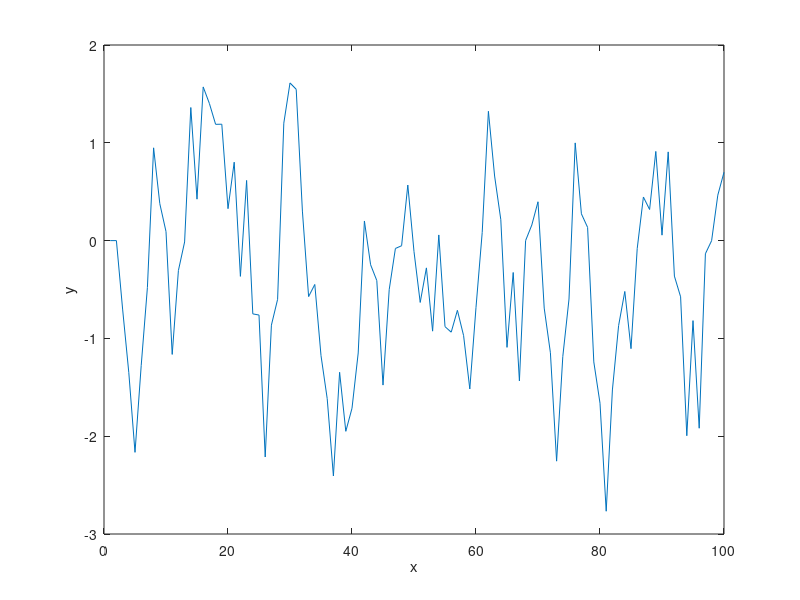
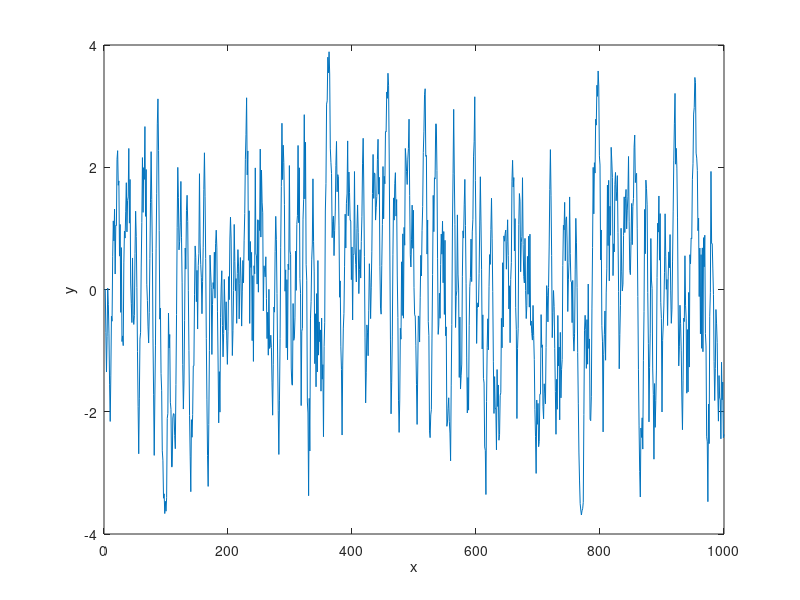
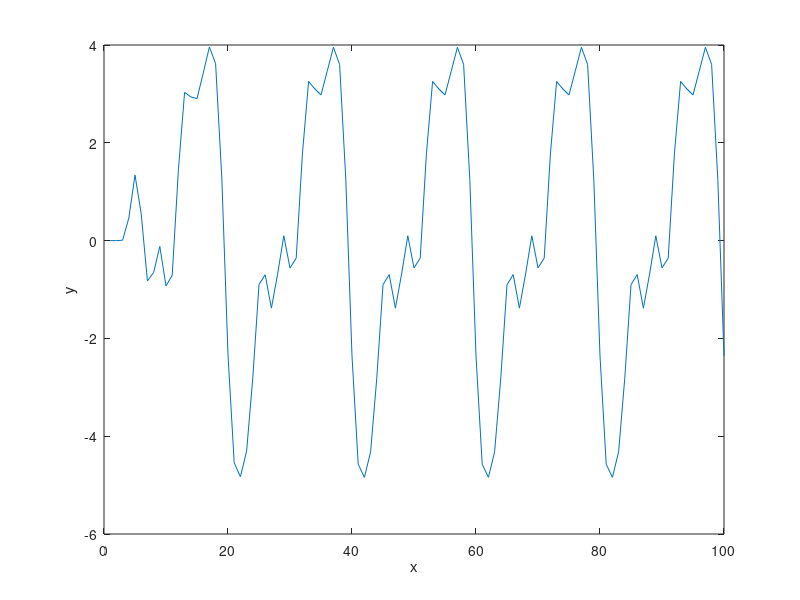
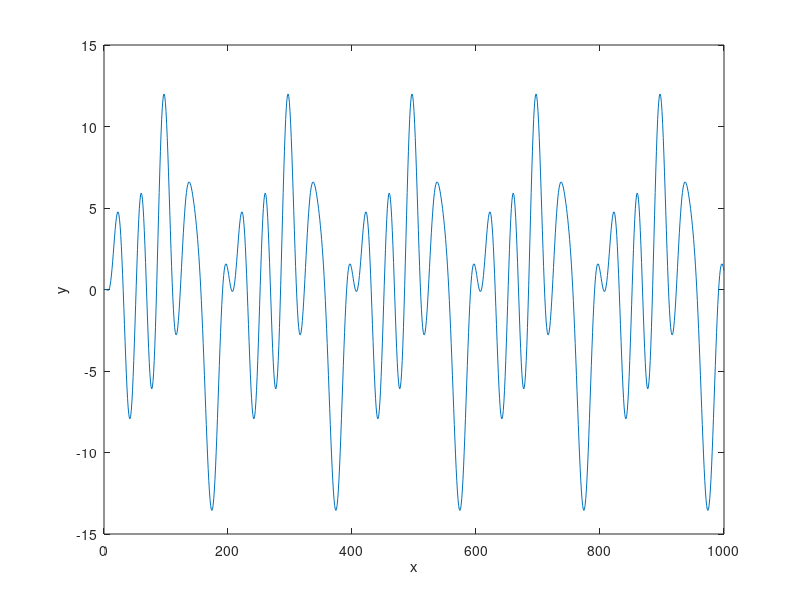

Write the MATLAB code that produced these figures, in order. (Note: this script raises an error after producing the figures.)
clear all
clc
%% Zad1
A = 1;
t = 0:1:99;
t2 = 0:0.1:99.9;
p100 = (rand(1,100)-0.5)*2;
p1000 = (rand(1,1000)-0.5)*2;
p100(p100<0) = -A;
p100(p100>=0) = A;
p1000(p1000<0) = -A;
p1000(p1000>=0) = A;
fazy = load("fazy.mat");
fazy = fazy.fazy;
% fazy1 = 2* pi * rand( 6 , 100 );
% fazy2 = 2* pi * rand( 6 , 1000 );
psin = A*sin(pi*t*0.1 + fazy(1)) + A*sin(pi*t*0.2+ fazy(2)) + A*sin(pi*t*0.3+ fazy(3)) + A*sin(pi*t*0.4+ fazy(4)) + A*sin(pi*t*0.5+ fazy(5)) + A*sin(pi*t*0.6+ fazy(6));
psin1000 = A*sin(pi*t2*0.1 + fazy(1)) + A*sin(pi*t2*0.2+ fazy(2)) + A*sin(pi*t2*0.3+ fazy(3)) + A*sin(pi*t2*0.4+ fazy(4)) + A*sin(pi*t2*0.5+ fazy(5)) + A*sin(pi*t2*0.6+ fazy(6));
%% Zad2
A = [ 1 -0.5 -0.7 0.5]; 
B = [ 0 0 0.7 0.3];
y100 = filter(B,A,p100);
figure(1)
plot(y100);
xlabel('x')
ylabel('y')
y1000 = filter(B,A,p1000);
figure(2)
plot(y1000)
xlabel('x')
ylabel('y')
ysin = filter(B,A,psin);
figure(3)
plot(ysin)
xlabel('x')
ylabel('y')
ysin1000 = filter(B,A,psin1000);
figure(4)
plot(ysin1000)
xlabel('x')
ylabel('y')
w100  = y100 + randn(size(y100))  * sqrt(0.1 * var(y100));
w1000 = y1000 + randn(size(y1000)) * sqrt(0.1 * var(y1000));
wsin  = ysin + randn(size(ysin))  * sqrt(0.1 * var(ysin));
wsin1000  = ysin1000 + randn(size(ysin1000))  * sqrt(0.1 * var(ysin1000));
%% Zad3
M =length(y100);
N = 15;
U = zeros(M-N+1, N);
for k = N:M
   U(k-N+1,:) = p100(k:-1:k-N+1);
end
y = w100(N:M)';   
b100 = (U' * U) \ (U' * y);
impulosowaPrawdziwa = impz(B, A, N); 
J100 = sum((b100 - impulosowaPrawdziwa).^2);
[Ryu, ~] = xcorr(w100, p100, 'unbiased');
[Ruu, ~] = xcorr(p100, p100, 'unbiased');
Ruu_matrix = toeplitz(Ruu(length(p100):length(p100)+N-1));
Ryu_vector = Ryu(length(p100):length(p100)+N-1)';
kore100 = Ruu_matrix \ Ryu_vector;
J100kore = sum((kore100 - impulosowaPrawdziwa).^2);
x = (0:N-1)';
figure(5)
stem(x,impulosowaPrawdziwa, 'b');
hold on;
stem(x,b100, 'r--');
stem(x,kore100,'o:')
legend('Wzorzec','MNK','Korelacyjna');
xlabel('n'); ylabel('h[n]');
M =length(y1000);
%N = 10;
U = zeros(M-N+1, N);
for k = N:M
   U(k-N+1,:) = p1000(k:-1:k-N+1);
end
y = w1000(N:M)';   
b1000 = (U' * U) \ (U' * y);
impulosowaPrawdziwa = impz(B, A, N); 
J1000 = sum((b1000 - impulosowaPrawdziwa).^2);
[Ryu, ~] = xcorr(w1000, p1000, 'unbiased');
[Ruu, ~] = xcorr(p1000, p1000, 'unbiased');
Ruu_matrix = toeplitz(Ruu(length(p1000):length(p1000)+N-1));
Ryu_vector = Ryu(length(p1000):length(p1000)+N-1)';
kore1000 = Ruu_matrix \ Ryu_vector;
J1000kore = sum((kore1000 - impulosowaPrawdziwa).^2)/N;
%D1000 = sum((U*b1000-y).^2)/1000;
x = (0:N-1)';
figure(6)
stem(x,impulosowaPrawdziwa, 'b');
hold on;
stem(x,b1000, 'r--');
stem(x,kore1000,'o:')
legend('Wzorzec', 'MNK','Korelacyjna');
xlabel('n');
ylabel('h[n]');
M =length(ysin);
%N = 10;
U = zeros(M-N+1, N);
for k = N:M
   U(k-N+1,:) = psin(k:-1:k-N+1);
end
 
y = wsin(N:M)';   
bsin = (U' * U) \ (U' * y);
impulosowaPrawdziwa = impz(B, A, N); 
Jsin100 = sum((bsin - impulosowaPrawdziwa).^2);
[Ryu, ~] = xcorr(wsin, psin, 'unbiased');
[Ruu, ~] = xcorr(psin, psin, 'unbiased');
Ruu_matrix = toeplitz(Ruu(length(psin):length(psin)+N-1));
Ryu_vector = Ryu(length(psin):length(psin)+N-1)';
koresin = Ruu_matrix \ Ryu_vector;
Jsinkore = sum((koresin - impulosowaPrawdziwa).^2);
x = (0:N-1)';
figure(7)
stem(x,impulosowaPrawdziwa, 'b');
hold on;
stem(x,bsin, 'r--');
stem(x,koresin,'o:')
legend('Wzorzec','MNK','Korelacyjna');
xlabel('n'); ylabel('h[n]');
M =length(ysin1000);
%N = 10;
U = zeros(M-N+1, N);
for k = N:M
   U(k-N+1,:) = psin1000(k:-1:k-N+1);
end
y = wsin1000(N:M)';  


bsin1000 = (U' * U) \ (U' * y);
impulosowaPrawdziwa = impz(B, A, N); 
Jsin1000 = sum((bsin1000 - impulosowaPrawdziwa).^2);
[Ryu, ~] = xcorr(wsin1000, psin1000, 'unbiased');
[Ruu, ~] = xcorr(psin1000, psin1000, 'unbiased');
Ruu_matrix = toeplitz(Ruu(length(psin1000):length(psin1000)+N-1));
Ryu_vector = Ryu(length(psin1000):length(psin1000)+N-1)';
koresin1000 = Ruu_matrix \ Ryu_vector;
Jsin1000kore = sum((koresin1000 - impulosowaPrawdziwa).^2);
%D1000 = sum((U*b1000-y).^2)/1000;
x = (0:N-1)';
figure(8)
stem(x,impulosowaPrawdziwa, 'b');
hold on;
stem(x,bsin1000, 'r--');
stem(x,koresin1000,'o:')
legend('Wzorzec', 'MNK','Korelacyjna');
xlabel('n');
ylabel('h[n]');
%% Zad4
K_true = 2;   
T_true = 3;    
T0_true = 1;    
t = 0:0.1:20;              
u = ones(size(t));          
sys = tf(K_true, [T_true 1], 'InputDelay', T0_true);
y = lsim(sys, u, t);
bits = 8;
range = [-5, 5];
levels = 2^bits;
q_step = (range(2)-range(1))/levels;
yq = range(1) + q_step*round((y-range(1))/q_step);
figure;
plot(t, y, 'b', 'LineWidth', 1.5); hold on;
stairs(t, yq, 'r--');
legend('Odpowiedź skokowa obiektu', 'Odpowiedż skwantyzowana');
xlabel('t [s]');
ylabel('y(t)');
t = t(:);   
yq = yq(:);  
% losowa
lb = [0.1 , 0.1 , 0]; % K, T, T0
ub = [5, 5, 2];
bestJ = inf;
iteracje = 10000;
for k = 1:iteracje
K = lb (1) + (ub (1) - lb (1) )* rand ;
T = lb (2) + (ub (2) - lb (2) )* rand ;
T0 = lb (3) + (ub (3) - lb (3) )* rand ;
sys_test = tf(K, [T 1], 'InputDelay', T0);
y_test = lsim ( sys_test , u, t);
J = sum (( yq - y_test ) .^2) ;
if J < bestJ
bestJ = J ;
bestParams = [K T T0 ];
y_best = y_test ;
end
end
figure;
plot(t, y_best, 'b', 'LineWidth', 1.5); hold on;
stairs(t, yq, 'r--');
legend('ML', 'Odpowiedż skwantyzowana');
xlabel('t [s]');
ylabel('y(t)');
% losowa z lscurvefit
modelFOPDT = @(b, t) ...
   (t < b(3)).*0 + (t >= b(3)).* ...
   (b(1) * (1 - exp(-(t - b(3)) / b(2))));
options = optimoptions('lsqcurvefit', ...
   'Display','iter', ...
   'MaxFunctionEvaluations', 5000, ...
   'MaxIterations', 5000);
lb = [0.1 , 0.1 , 0]; % K, T, T0
ub = [5, 5, 2];
bestJ2 = inf;
for k = 1:iteracje
K = lb (1) + (ub (1) - lb (1) )* rand ;
T = lb (2) + (ub (2) - lb (2) )* rand ;
T0 = lb (3) + (ub (3) - lb (3) )* rand ;
[params, J] = lsqcurvefit(modelFOPDT, [K,T,T0], t, yq, lb, ub, options);
K = params(1);
T = params(2);
T0 = params(3);
if J < bestJ2
bestJ2 = J ;
bestParams2 = [K T T0 ];
sys_test = tf(K, [T 1], 'InputDelay', T0);
y_test = lsim ( sys_test , u, t);
y_best2 = y_test ;
end
end
figure;
plot(t, y_best2, 'b', 'LineWidth', 1.5); hold on;
stairs(t, yq, 'r--');
legend('ML z curvefit', 'Odpowiedż skwantyzowana');
xlabel('t [s]');
ylabel('y(t)');
Kgra = 1.9922;
Tgra = 3;
T0gra = 0.9;
sys_gra = tf(Kgra, [Tgra 1], 'InputDelay', T0gra);
y_gra = lsim ( sys_gra , u, t);
figure;
hold on;
plot(t, y,  'LineWidth', 1.5);
plot(t, y_gra, 'r--', 'LineWidth', 1.5);
plot(t, y_best,'y--','LineWidth', 1.5);
plot(t, y_best2, 'k--', 'LineWidth', 1.5);
legend('Odpowiedź obiektu','Metoda graficzna','ML','ML z curvefit');
xlabel('t [s]');
ylabel('y(t)');




